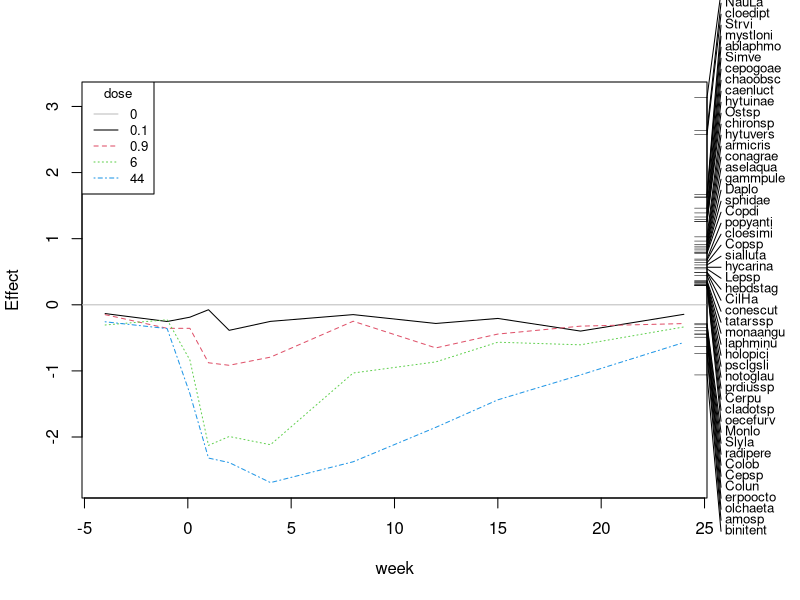

Write R code to recreate this figure.
## ---- chunk 1
# data
require(vegan)
data(pyrifos)  # abundance data
week <- gl(11, 12, labels=c(-4, -1, 0.1, 1, 2, 4, 8, 12, 15, 19, 24))   # time variable
dose <- factor(rep(c(0.1, 0, 0, 0.9, 0, 44, 6, 0.1, 44, 0.9, 0, 6), 11))  # treatment variable
pyr_prc <- prc(response = pyrifos, treatment = dose, time = week)
## ---- chunk 2
plot(pyr_prc, select = abs(summary(pyr_prc)$sp) > 0.5)
## ---- chunk 3
pyr_prc
## ---- chunk 4
pyr_prc$CCA$eig/sum(pyr_prc$CCA$eig)
## ---- chunk 5
pyr_prc$CCA$tot.chi/pyr_prc$tot.chi   
pyr_prc$pCCA$tot.chi/pyr_prc$tot.chi
## ---- chunk 6
anova(pyr_prc, strata = week, first=TRUE, perm.max = 1000)
## ---- chunk 7
ln_dose <- log(20 * as.numeric(as.character(dose)) + 1)
## ---- chunk 8
out <- NULL
for(i in levels(week)) {
  take_spec <- pyrifos[week == i, ] 
  take_dose <- ln_dose[week == i]
  out[[i]] <- anova(rda(take_spec ~ take_dose), by = "terms", step = 1000)
}
sapply(out, function(x) x[1, 5])   # grabs the p-values per date
## ---- chunk 9
df <- data.frame(dose = dose,
                 week = week)
# package for multiple comparisons
require(multcomp)
# create empty object
out_willi <- NULL
# loop through time, compute PCA, extract scores and do Williams-Test
for(i in levels(week)) {
    pca <- rda(pyrifos[week == i, ])                          # Compute PCA
    pca_scores <- scores(pca, display="sites", choices = 1)  # scores of first principle component
    
    out_willi[[i]] <- summary(glht(aov(pca_scores ~ dose, data = df[week == i, ]), 
                                   alternative = "t", 
                                   linfct = mcp(dose = "Dunnett")))
    }
# extract p-values
result <- lapply(out_willi, function(x) data.frame(comp = levels(df$dose)[-1], 
                                         pval = x$test$pvalues, 
                                         sig = x$test$pvalues < 0.05))
# shows the results of Williams-Test on PCA-scores for week 1:
result[['1']]
